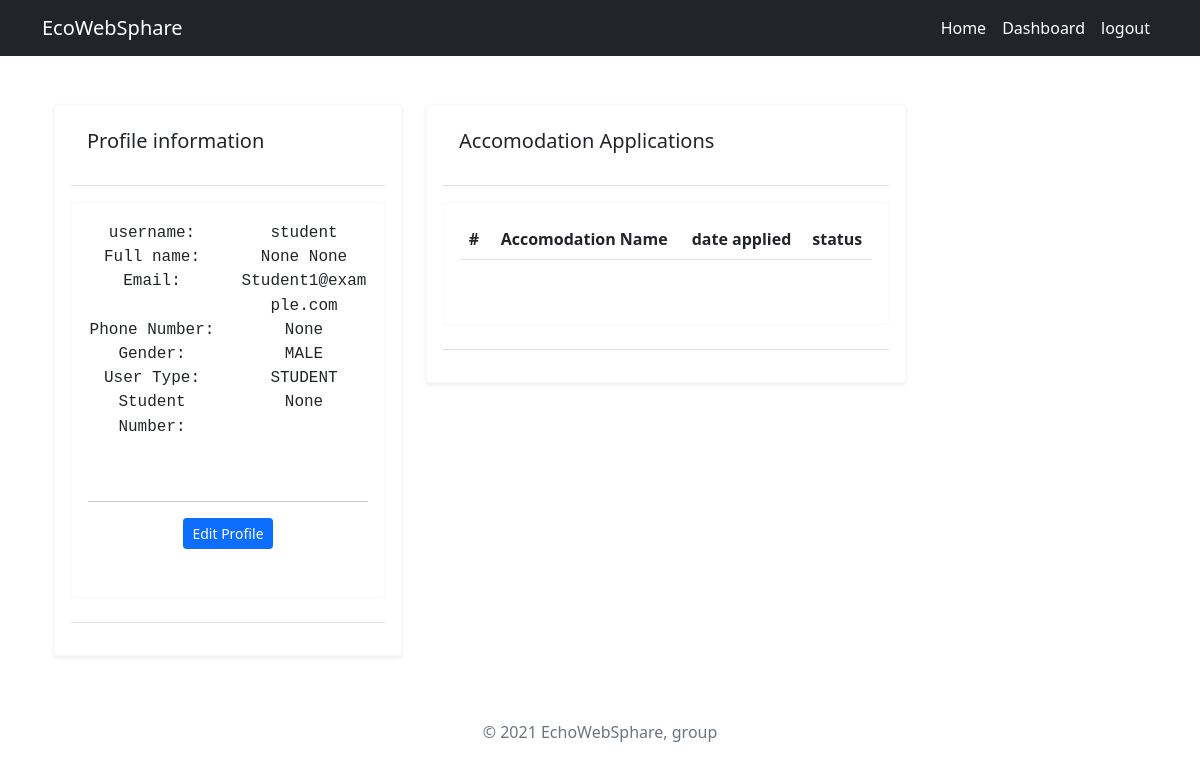
Before: /dashboard/ (signed in) with the older database file.
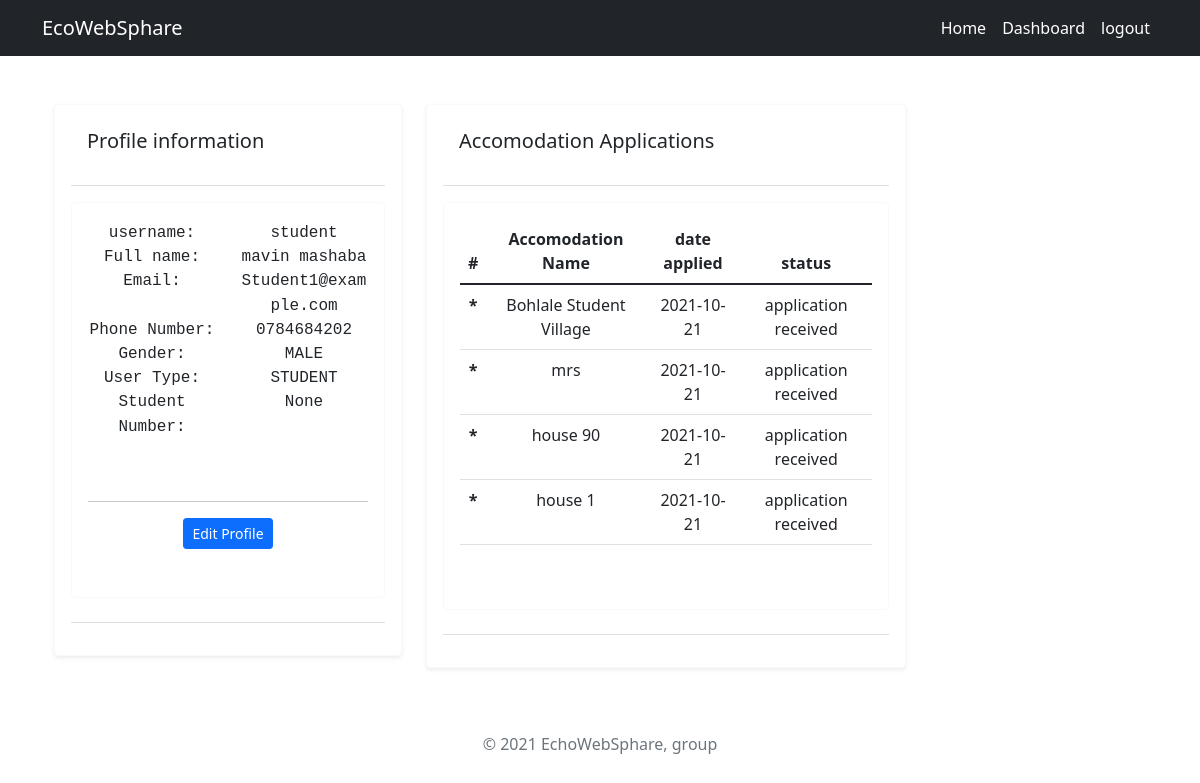
After: the same page with the newer database file.
### accounts/models.py (models this page shows, shortened)
class Profile(models.Model):
    class USER_TYPES(models.TextChoices):
        STUDENT = "STUDENT", "STUDENT"
        LANDLORD = "LANDLORD", "LANDLORD"
    class GENDER_TYPES(models.TextChoices):
        MALE = 'MALE', ('MALE')
        FEMALE = 'FEMALE',('FEMALE')
    user = models.OneToOneField(settings.AUTH_USER_MODEL, on_delete=models.CASCADE, related_name="profile")
    first_name = models.CharField(max_length=100,blank=True, null=True)
    last_name = models.CharField(max_length=100,blank=True, null=True)
    user_type  = models.CharField(max_length=8,choices=USER_TYPES.choices,default=USER_TYPES.STUDENT)
    gender  = models.CharField(max_length=6,choices=GENDER_TYPES.choices,default=GENDER_TYPES.MALE)
    ID_number = models.CharField("ID number",max_length=13,blank=True, null=True)
    phone_number = models.CharField("Contact Number: ", max_length=10,blank=True, null=True)
    date_of_birth = models.DateField('Date of Birth: ', blank=True, null=True)
    def is_student(self):
        return (self.user_type == 'STUDENT')
    class  Meta:
        verbose_name = 'Profile'
        verbose_name_plural  =  "Profiles"
        ordering = ("last_name", "first_name")

class User(AbstractBaseUser):
    username = models.CharField(max_length=150)
    email = models.EmailField(verbose_name='email address',max_length=255,unique=True,)
    is_admin = models.BooleanField(default=False)
    is_active = models.BooleanField(default=True)
    date_joined = models.DateTimeField(auto_now_add=True)
    objects = MyUserManager()
    USERNAME_FIELD = 'email'
    REQUIRED_FIELDS = ['username']

### accomodations/models.py (models this page shows, shortened)
class Accomodation(models.Model):
    owner = models.ForeignKey(settings.AUTH_USER_MODEL,on_delete=models.CASCADE, related_name="owner")
    title = models.CharField(max_length=255, unique=True)
    address = models.OneToOneField(Address, on_delete=models.CASCADE)
    likes = models.ManyToManyField(settings.AUTH_USER_MODEL, blank=True, related_name='accomodation_likes')
    image_1 = models.ImageField(upload_to='images')
    image_2 = models.ImageField(upload_to='images', null=True, blank=True)
    image_3 = models.ImageField(upload_to='images', null=True, blank=True)
    image_4 = models.ImageField(upload_to='images', null=True, blank=True)
    image_5 = models.ImageField(upload_to='images', null=True, blank=True)
    description = models.TextField()
    applied = models.ManyToManyField(settings.AUTH_USER_MODEL,default=None, blank=True, related_name="applied")
    date_added = models.DateTimeField(auto_now_add=True)
    def __str__(self):
        return str(self.title)

### accounts/views.py (the view, shortened to what this page needs)
# urls.py: path('dashboard/',DashboardView.as_view(), name='dashboard'),
@method_decorator(login_required(login_url='login'), name='dispatch')
class DashboardView(View):
    profile = None
    success_url = reverse_lazy('dashbord')
    def dispatch(self, request, *args, **kwargs):
        self.profile, __ = Profile.objects.get_or_create(user=request.user)
        return super(DashboardView, self).dispatch(request, *args, **kwargs)
    def get(self, request):
        accomodations = Accomodation.objects.all().filter(owner=request.user)
        applied_accomodations = Accomodation.objects.all().filter(applied=self.request.user)
        context = {
            'profile': self.profile,
            'accomodations': accomodations,
            'applied': applied_accomodations,
        }
        return render(request, 'dashboard.html', context)

### templates/dashboard.html (shortened to what the changed rows need)
{% extends 'base.html' %}
{% load crispy_forms_tags %}
{% block content %}
<div class="container mt-5">
    <div class="row">
        <div class="col-sm-12 col-md-4 col-lg-4 col-4">
            <form action="{% url 'dashboard' %}">
                <div class="card card-body bg-white border-light shadow-sm mb-4">
                    <div class="card-header bg-white mb-3">
                        <h2 class="h5 mb-4">Profile information</h2>
                    </div>
                    <div class="col-12 mb-4">
                        <div class="card border-light text-center p-0">
                            <div class="card-body pb-5">
                                <div class="row">
                                    <div class="col-6">
                                        <samp class="h6">{{ profile.user.username }}</samp>
                                    </div>
                                    <div class="col-6">
                                        <samp class="h6">{{ profile.first_name }} {{ profile.last_name}}</samp>
                                    </div>
                                    <div class="col-6">
                                        <samp class="h6">{{ profile.phone_number}}</samp>
                                    </div>
                                    <div class="col-6">
                                        <samp class="h6">{{ profile.gender}}</samp>
                                    </div>
                                    <div class="col-6">
                                        <samp class="h6">{{ profile.user_type}}</samp>
                                    </div>
                                </div>
                            </div>
                        </div>
                    </div>
                </div>
            </form>
        </div>
        <div class="col-sm-12 col-8 col-md-8 col-lg-8 col-xxl-8">
            {% if profile.is_student %}
            <div class="col-lg-8 col-md-8 col-xl-8 col-sm-12">
                <div style="width: 100%;" class="card card-body bg-white border-light shadow-sm mb-4">
                    <div class="card-header bg-white mb-3">
                        <h2 class="h5 mb-4">Accomodation Applications</h2>
                    </div>
                    <div class="col-12 mb-4">
                        <div class="card border-light text-center p-0">
                            <div class="card-body pb-5">
                                <table class="table">
                                    <thead>
                                        <tr>
                                        <th scope="col">#</th>
                                        <th scope="col">Accomodation Name</th>
                                        <th scope="col">date applied</th>
                                        <th scope="col">status</th>
                                        </tr>
                                    </thead>
                                    <tbody>
                                    {% for applied in applied %}
                                        <tr>
                                        <th scope="row">*</th>
                                        <td>{{ applied }}</td>
                                        <td>2021-10-21 {{applied.status}}</td>
                                        <td>application received</td>
                                        </tr>
                                        {% endfor %}
                                    </tbody>
                                    </table>
                            </div>
                        </div>
                    </div>
                </div>
            </div>
        {% endif %}
    </div>
</div>
</div>
{% endblock %}

Changed rows visible on the page:
changed Profile "MALE": first_name "None" → "mavin"; last_name "None" → "mashaba"; phone_number "None" → "0784684202"
now on this page (row edited): Accomodation: title "Bohlale Student Village"
now on this page (row edited): Accomodation: title "mrs"
now on this page (row unchanged): Accomodation: title "house 90"
now on this page (row unchanged): Accomodation: title "house 1"
